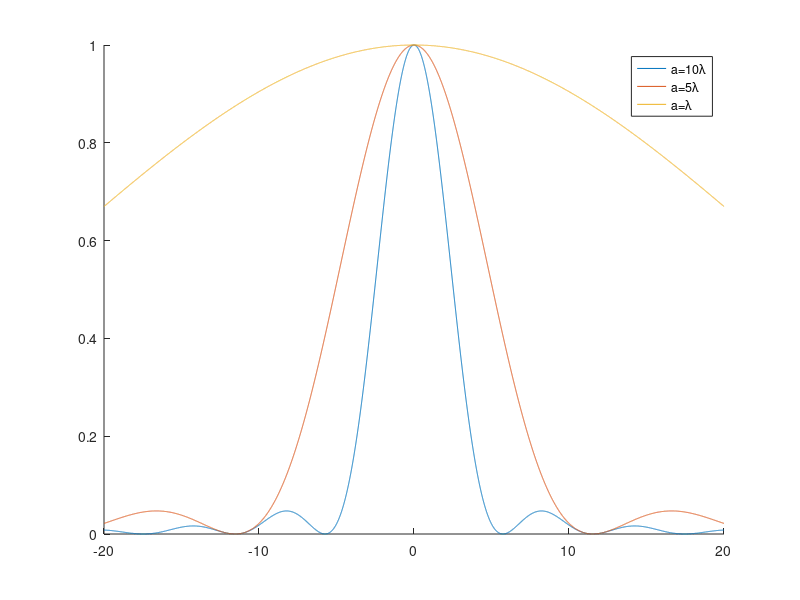

Here is the MATLAB script that generated this plot:
clear; close all; clc;

N = 10000;
theta = linspace(-20,20,N);

%%
a = [10, 5, 1];
relative_luminance = zeros(3, N);
for i = 1:3
    my_alpha = pi*a(i)*sind(theta);
    relative_luminance(i,:) = (sin(my_alpha)./my_alpha).^2;
end

figure;
clear h
for i =1:3
    hold on;
    h(i) = plot(theta, relative_luminance(i,:));
end

legend(h, 'a=10\lambda', 'a=5\lambda', 'a=\lambda');
